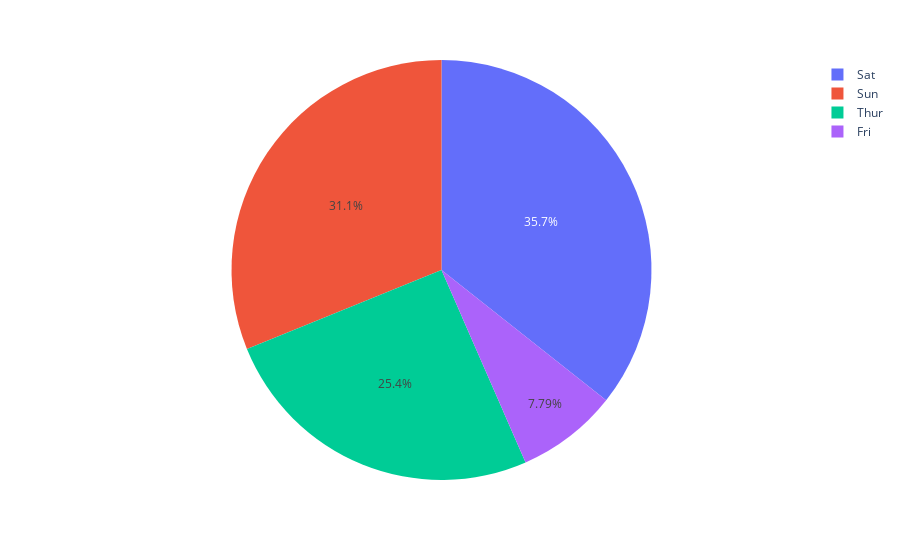

Notebook code for this chart:
### Markdown cell above
#### Plot

### Code cell
px.pie(data_frame= dff, names= 'day', values='freq')

### Figure 1 — Plotly figure (JSON) as saved in the notebook; plotly's stock layout.template omitted (floating-point values rounded to 4 significant figures)
{"data": [{"domain": {"x": [0, 1], "y": [0, 1]}, "hovertemplate": "day=%{label}<br>freq=%{value}<extra></extra>", "labels": ["Thur", "Fri", "Sat", "Sun"], "legendgroup": "", "name": "", "showlegend": true, "type": "pie", "values": [62, 19, 87, 76]}], "layout": {"autosize": true, "legend": {"tracegroupgap": 0}, "margin": {"t": 60}}}
